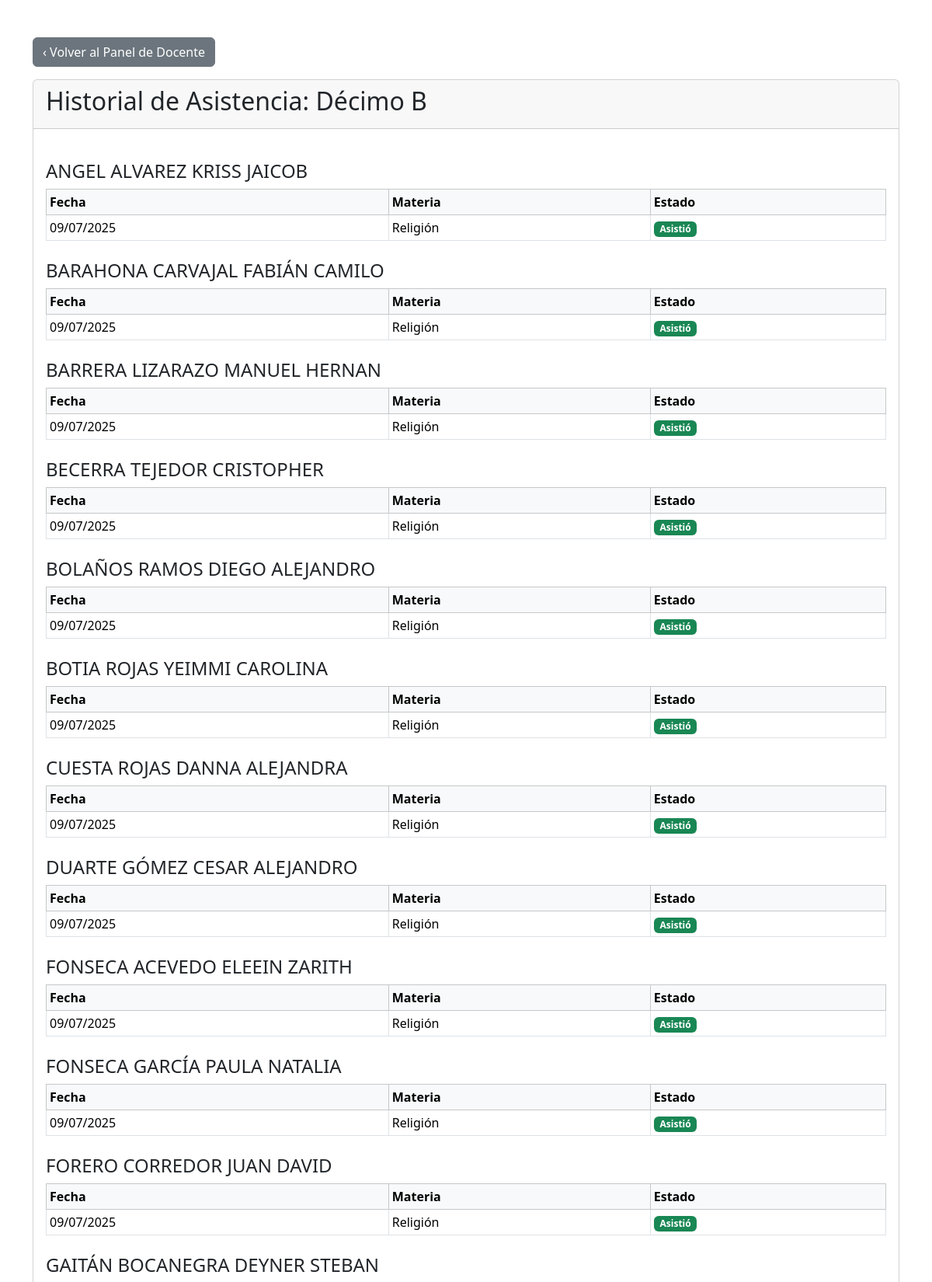
The page /historial/6/ (signed in, upper part) on the database its author committed.
### core/models.py (models this page shows, shortened)
class Grupo(models.Model):
    nombre = models.CharField(max_length=100, unique=True)
    estudiantes = models.ManyToManyField('Estudiante', blank=True, related_name='grupos')

class Estudiante(models.Model):
    nombre_completo = models.CharField(max_length=200)
    codigo_estudiantil = models.CharField(max_length=50, unique=True, blank=True, null=True)

class Asistencia(models.Model):
    ESTADOS = (
        ('asistio', 'Asistió'),
        ('fallo', 'Falló'),
        ('tarde', 'Llegó Tarde'),
        ('excusado', 'Con Excusa'),
        ('evadido', 'Evadido'),
    )
    asignacion = models.ForeignKey(Asignacion, on_delete=models.CASCADE)
    estudiante = models.ForeignKey(Estudiante, on_delete=models.CASCADE)
    fecha = models.DateField()
    estado = models.CharField(max_length=10, choices=ESTADOS)
    class Meta:
        unique_together = ('asignacion', 'estudiante', 'fecha')

class Asignacion(models.Model):
    docente = models.ForeignKey(settings.AUTH_USER_MODEL, on_delete=models.CASCADE, limit_choices_to={'rol': 'docente'})
    materia = models.ForeignKey(Materia, on_delete=models.CASCADE)
    grupo = models.ForeignKey(Grupo, on_delete=models.CASCADE)
    class Meta:
        unique_together = ('docente', 'materia', 'grupo')

class Materia(models.Model):
    nombre = models.CharField(max_length=100, unique=True)

### core/views.py (the view)
# urls.py: path('historial/<int:asignacion_id>/', views.historial_asistencia_view, name='historial_asistencia'),
@login_required
def historial_asistencia_view(request, asignacion_id):
    asignacion_actual = get_object_or_404(Asignacion, id=asignacion_id)
    grupo_actual = asignacion_actual.grupo
    asistencias_query = Asistencia.objects.filter(asignacion__grupo=grupo_actual)
    if request.user.rol == 'docente':
        asistencias_query = asistencias_query.filter(asignacion=asignacion_actual)
    asistencias = asistencias_query.order_by('estudiante__nombre_completo', 'fecha', 'asignacion__materia__nombre')
    historial_agrupado = {}
    for asistencia in asistencias:
        if asistencia.estudiante not in historial_agrupado:
            historial_agrupado[asistencia.estudiante] = []
        historial_agrupado[asistencia.estudiante].append(asistencia)
    contexto = {
        'grupo': grupo_actual, # Pasamos el grupo para mostrar su nombre
        'historial': historial_agrupado,
        'rol_usuario': request.user.rol
    }
    return render(request, 'core/historial_asistencia.html', contexto)

### core/templates/core/historial_asistencia.html (shortened to what this page needs)
<!DOCTYPE html>
<html lang="es">
<head>
    <link href="https://cdn.jsdelivr.net/npm/bootstrap@5.3.3/dist/css/bootstrap.min.css" rel="stylesheet">
</head>
<body>
    <div class="container mt-5">
        {% if rol_usuario == 'docente' %}
            <a href="{% url 'dashboard_docente' %}" class="btn btn-secondary mb-3">‹ Volver al Panel de Docente</a>
        {% else %}
            <a href="{% url 'dashboard_coordinador_rector' %}" class="btn btn-secondary mb-3">‹ Volver al Panel de Supervisión</a>
        {% endif %}
        <div class="card">
            <div class="card-header">
                <h2>Historial de Asistencia: {{ grupo.nombre }}</h2>
            </div>
            <div class="card-body">
                {% for estudiante, registros in historial.items %}
                    <h4 class="mt-4">{{ estudiante.nombre_completo }}</h4>
                    <table class="table table-sm table-bordered">
                        <thead>
                            <tr class="table-light">
                                <th>Fecha</th>
                                <th>Materia</th>
                                <th>Estado</th>
                            </tr>
                        </thead>
                        <tbody>
                            {% for registro in registros %}
                                <tr>
                                    <td>{{ registro.fecha|date:"d/m/Y" }}</td>
                                    <td>{{ registro.asignacion.materia.nombre }}</td>
                                    <td>
                                        {% if registro.estado == 'asistio' %}
                                            <span class="badge bg-success">{{ registro.get_estado_display }}</span>
                                        {% elif registro.estado == 'fallo' %}
                                            <span class="badge bg-danger">{{ registro.get_estado_display }}</span>
                                        {% elif registro.estado == 'tarde' %}
                                            <span class="badge bg-warning text-dark">{{ registro.get_estado_display }}</span>
                                        {% elif registro.estado == 'excusado' %}
                                            <span class="badge bg-info text-dark">{{ registro.get_estado_display }}</span>
                                        {% elif registro.estado == 'evadido' %}
                                            <span class="badge bg-dark">{{ registro.get_estado_display }}</span>
                                        {% else %}
                                            <span class="badge bg-secondary">{{ registro.estado }}</span>
                                        {% endif %}
                                    </td>
                                </tr>
                            {% endfor %}
                        </tbody>
                    </table>
                {% empty %}
                    <p>No hay registros de asistencia para este curso todavía.</p>
                {% endfor %}
            </div>
        </div>
    </div>
</body>
</html>

### rows shown on the page
Grupo: nombre "Décimo B"
Estudiante: nombre_completo "ANGEL ALVAREZ KRISS JAICOB"
Asistencia: fecha "09/07/2025", asignacion.materia.nombre "Religión", estado "Asistió"
Estudiante: nombre_completo "BARAHONA CARVAJAL FABIÁN CAMILO"
Asistencia: fecha "09/07/2025", asignacion.materia.nombre "Religión", estado "Asistió"
Estudiante: nombre_completo "BARRERA LIZARAZO MANUEL HERNAN"
Asistencia: fecha "09/07/2025", asignacion.materia.nombre "Religión", estado "Asistió"
Estudiante: nombre_completo "BECERRA TEJEDOR CRISTOPHER"
Asistencia: fecha "09/07/2025", asignacion.materia.nombre "Religión", estado "Asistió"
Estudiante: nombre_completo "BOLAÑOS RAMOS DIEGO ALEJANDRO"
Asistencia: fecha "09/07/2025", asignacion.materia.nombre "Religión", estado "Asistió"
Estudiante: nombre_completo "BOTIA ROJAS YEIMMI CAROLINA"
Asistencia: fecha "09/07/2025", asignacion.materia.nombre "Religión", estado "Asistió"
Estudiante: nombre_completo "CUESTA ROJAS DANNA ALEJANDRA"
Asistencia: fecha "09/07/2025", asignacion.materia.nombre "Religión", estado "Asistió"
Estudiante: nombre_completo "DUARTE GÓMEZ CESAR ALEJANDRO"
Asistencia: fecha "09/07/2025", asignacion.materia.nombre "Religión", estado "Asistió"
Estudiante: nombre_completo "FONSECA ACEVEDO ELEEIN ZARITH"
Asistencia: fecha "09/07/2025", asignacion.materia.nombre "Religión", estado "Asistió"
Estudiante: nombre_completo "FONSECA GARCÍA PAULA NATALIA"
Asistencia: fecha "09/07/2025", asignacion.materia.nombre "Religión", estado "Asistió"
Estudiante: nombre_completo "FORERO CORREDOR JUAN DAVID"
Asistencia: fecha "09/07/2025", asignacion.materia.nombre "Religión", estado "Asistió"
Estudiante: nombre_completo "GAITÁN BOCANEGRA DEYNER STEBAN"
